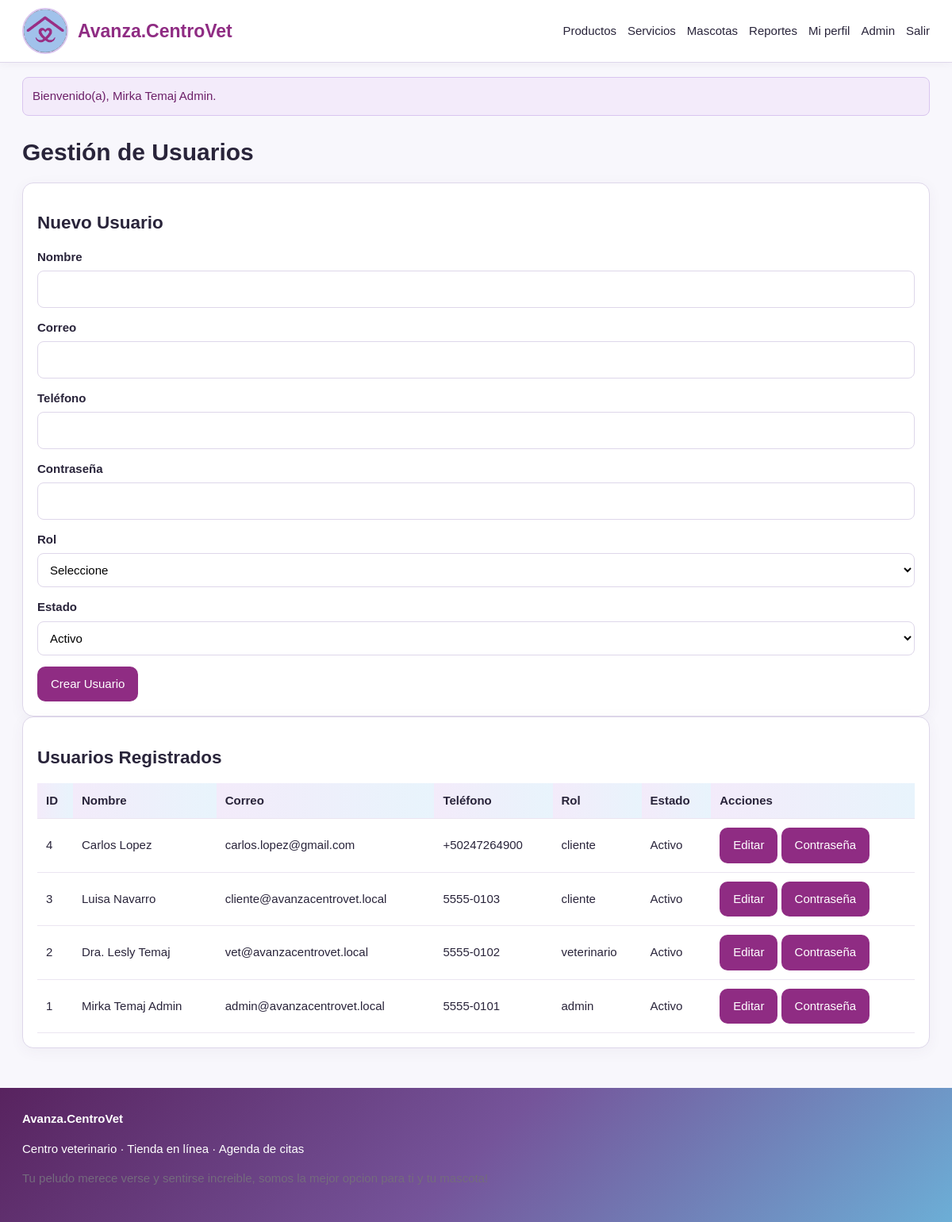
The app's page /admin/usuarios.php (signed in) with its own data.
### tables this page shows
CREATE TABLE `usuarios` (
  `id` int NOT NULL,
  `nombre` varchar(120) NOT NULL,
  `email` varchar(150) NOT NULL,
  `password` varchar(255) NOT NULL,
  `rol` enum('cliente','admin','veterinario') NOT NULL DEFAULT 'cliente',
  `telefono` varchar(30) DEFAULT NULL,
  `direccion` varchar(255) DEFAULT NULL,
  `estado` tinyint(1) DEFAULT '1',
  `fecha_registro` timestamp NULL DEFAULT CURRENT_TIMESTAMP
);

CREATE TABLE `veterinarios` (
  `id` int NOT NULL,
  `usuario_id` int NOT NULL,
  `especialidad` varchar(120) DEFAULT NULL,
  `numero_colegiado` varchar(60) DEFAULT NULL,
  `estado` tinyint(1) DEFAULT '1'
);

### admin/usuarios.php (the view, shortened to what this page needs)
<?php
require_once '../includes/config.php';
$sql = "
    SELECT
        u.*,
        v.numero_colegiado,
        v.especialidad
    FROM usuarios u
    LEFT JOIN veterinarios v
        ON u.id = v.usuario_id
    ORDER BY u.id DESC
";
$stmt = $pdo->query($sql);
$usuarios =
    $stmt->fetchAll(PDO::FETCH_ASSOC);
require_once '../includes/header.php';
?>
<div class="admin-container">
    <h1>Gestión de Usuarios</h1>
    <div class="card">
        <h2>Nuevo Usuario</h2>
        <form method="POST">
            <div class="form-row">
                <div class="form-group">
                    <label>Nombre</label>
                    <input
                        type="text"
                        name="nombre"
                        required
                    >
                </div>
                <div class="form-group">
                    <label>Correo</label>
                    <input
                        type="email"
                        name="email"
                        required
                    >
                </div>
            </div>
            <div class="form-row">
                <div class="form-group">
                    <label>Teléfono</label>
                    <input
                        type="text"
                        name="telefono"
                    >
                </div>
                <div class="form-group">
                    <label>Contraseña</label>
                    <input
                        type="password"
                        name="password"
                        required
                    >
                </div>
            </div>
            <div class="form-row">
                <div class="form-group">
                    <label>Rol</label>
                    <select
                        name="rol"
                        id="rolCrear"
                        onchange="mostrarCamposVeterinarioCrear()"
                        required
                    >
                        <option value="">
                            Seleccione
                        </option>
                    </select>
                </div>
                <div class="form-group">
                    <label>Estado</label>
                    <select name="estado">
                        <option value="1">
                            Activo
                        </option>
                    </select>
                </div>
            </div>
            <button
                type="submit"
                class="btn"
            >
                Crear Usuario
            </button>
        </form>
    </div>
    <div class="card">
        <h2>
            Usuarios Registrados
        </h2>
        <div style="overflow-x:auto;">
            <table>
                <thead>
                    <tr>
                        <th>ID</th>
                        <th>Nombre</th>
                        <th>Correo</th>
                        <th>Teléfono</th>
                        <th>Rol</th>
                        <th>Estado</th>
                        <th>Acciones</th>
                    </tr>
                </thead>
                <tbody>
                <?php foreach ($usuarios as $usuario): ?>
                    <tr>
                        <td>
                            <?php
                            echo $usuario['id'];
                            ?>
                        </td>
                        <td>
                            <?php
                            echo htmlspecialchars(
                                $usuario['nombre']
                            );
                            ?>
                        </td>
                        <td>
                            <?php
                            echo htmlspecialchars(
                                $usuario['email']
                            );
                            ?>
                        </td>
                        <td>
                            <?php
                            echo htmlspecialchars(
                                $usuario['telefono']
                                ?? ''
                            );
                            ?>
                        </td>
                        <td>
                            <?php
                            echo htmlspecialchars(
                                $usuario['rol']
                            );
                            ?>
                        </td>
                        <td>
                            <?php if ($usuario['estado'] == 1): ?>
                                <span class="badge badge-success">
                                    Activo
                                </span>
                            <?php else: ?>
                                <span class="badge badge-danger">
                                    Inactivo
                                </span>
                            <?php endif; ?>
                        </td>
                        <td>
                            <button
                                type="button"
                                class="btn btn-secondary"
                                onclick='editarUsuario(
                                    <?php
                                    echo json_encode($usuario);
                                    ?>
                                )'
                            >
                                Editar
                            </button>
                            <button
                                type="button"
                                class="btn"
                                onclick="abrirPassword(
                                    <?php echo $usuario['id']; ?>,
                                    '<?php
                                    echo htmlspecialchars(
                                        $usuario['nombre'],
                                        ENT_QUOTES
                                    );
                                    ?>'
                                )"
                            >
                                Contraseña
                            </button>
                        </td>
                    </tr>
                <?php endforeach; ?>
                </tbody>
            </table>
        </div>
    </div>
</div>
<?php
require_once '../includes/footer.php';
?>

### assets/css/style.css (style rules this page uses)
:root { --p:#8f2c83; --p2:#6c1f68; --lila:#d9c5ef; --lila-claro:#f3ebfa; --celeste:#a7c8ef; --celeste-claro:#e8f4fc; --bg:#f8f7fc; --txt:#29243a; --mut:#746b7d; --danger:#c64060; --border:#ded7ea; --soft:#f1edf7; --white:#ffffff; }
* { box-sizing:border-box; }
html { scroll-behavior:smooth; }
body { margin:0; background:var(--bg); color:var(--txt); font:15px/1.5 Arial,sans-serif; }
h1, h2, h3 { line-height:1.2; color:var(--txt); }
h1 { margin-top:28px; }
.btn { display:inline-block; border:0; border-radius:10px; background:var(--p); color:#fff; padding:11px 17px; text-decoration:none; cursor:pointer; font:inherit; transition: background .2s ease, transform .2s ease, box-shadow .2s ease; }
.card { background:#fff; border:1px solid var(--border); border-radius:14px; padding:18px; box-shadow: 0 4px 18px rgba(80,50,100,.05); }
.form-group { margin-bottom:14px; }
label { display:block; font-weight:700; margin-bottom:6px; }
input, select, textarea { width:100%; padding:11px; border:1px solid var(--border); border-radius:8px; background:#fff; font:inherit; }
table { width:100%; border-collapse:collapse; background:#fff; }
th, td { padding:11px; border-bottom:1px solid #ebe5f1; text-align:left; vertical-align:middle; }
th { background: linear-gradient( 90deg, var(--lila-claro), var(--celeste-claro) ); }

### records on screen
usuarios: id "4", nombre "Carlos Lopez", email "carlos.lopez@gmail.com", telefono "+50247264900", rol "cliente", estado "Activo"
usuarios: id "3", nombre "Luisa Navarro", email "cliente@avanzacentrovet.local", telefono "5555-0103", rol "cliente", estado "Activo"
veterinarios: usuario "2", usuario.nombre "Dra. Lesly Temaj", usuario.email "vet@avanzacentrovet.local", usuario.telefono "5555-0102", usuario.rol "veterinario"
usuarios: id "1", nombre "Mirka Temaj Admin", email "admin@avanzacentrovet.local", telefono "5555-0101", rol "admin", estado "Activo"

### other values on screen
$_SESSION['flash'] "Bienvenido(a), Mirka Temaj Admin."
